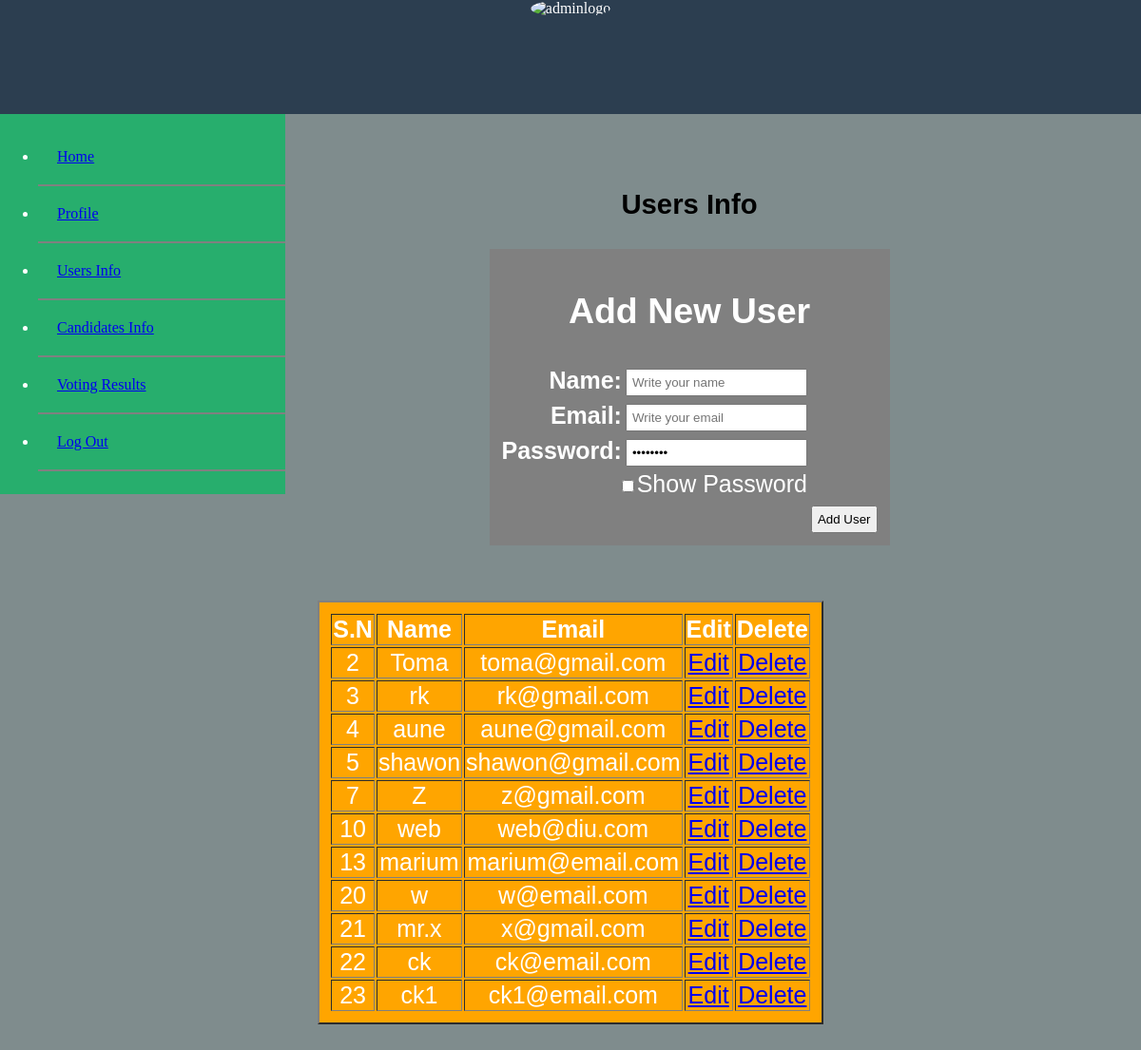
The app's page /usersInfo.php (signed in) with its own data.
### tables this page shows
CREATE TABLE `users` (
  `id` int(100) NOT NULL,
  `name` varchar(100) NOT NULL,
  `pass` varchar(100) NOT NULL,
  `email` varchar(100) NOT NULL
);

### show_data.php (the view)
<!DOCTYPE html>
<?php
$con=mysqli_connect("localhost","root","","voting_system") or die("Connection was not created");
?>
<html>
<body>
<table width="500" bgcolor="orange" border="2">
    <tr>
        <th>S.N</th>
        <th>Name</th>
        <th>Email</th>
        <th>Edit</th>
        <th>Delete</th>
    </tr>
   <?php
        $select="select * from users";
        $run_select=mysqli_query($con,$select);
        while($row=mysqli_fetch_array($run_select)){
            $user_id=$row['id'];
            $user_name=$row['name'];
            $user_email=$row['email'];
    ?>
    <tr align="center">
        <td><?php echo $user_id;?></td>
        <td><?php echo $user_name;?></td>
        <td><?php echo $user_email;?></td>
        <td><a href="usersInfo.php?edit=<?php echo $user_id;?>">Edit</a></td>
        <td><a href="usersInfo.php?delete=<?php echo $user_id;?>">Delete</a></td>
    </tr>
        <?php } ?>
</table>
</body>
</html>

### usersInfo.php (shortened to what this page needs)
<!DOCTYPE html>
<?php
    if(!$_SESSION['admin_email']){
        header("location: login.php");
    }
    else{
?>
<html>
    <head>
    </head>
    <body>
        <div id="header">
           <center><img src="vImage\admn.png" alt="adminlogo" id="AdminLogo"><br/>
        </div>
        <div id="sidebar">
            <ul>
                <li><a href="admin.php" target="_self">Home</a></li>
                <li><a href="profile.php" target="_self">Profile</a></li>
                <li><a href="usersInfo.php" target="_self">Users Info</a></li>
                <li><a href="candidatesInfo.php" target="_self">Candidates Info</a></li>
                <li><a href="result.php" target="_self">Voting Results</a></li>
                <li><a href="logout.php" target="_self">Log Out</a></li>
            </ul>
        </div>
        <div id="data">
            <center><h3>Users Info</h3>
            <?php include('add_user.php')?><br/><br/>
            <?php include('show_data.php'); ?>
            </div>
</html>
<?php } ?>

### add_user.php (shortened to what this page needs)
<!DOCTYPE html>
<html>
<head>
</head>
<body>
    <form method="post" action="sign_up.php" enctype="multipart/form-data">
    <table align="center" bgcolor="gray" width="500">
        <tr align="center">
        <td colspan="8"><h2>Add New User</h2></td>
        </tr>
        <tr>
        <td align="right"><strong>Name:</strong></td>
        <td>
        <input type="text" name="name" placeholder="Write your name" required="required"/><br/>
        </td>
        </tr>
        <tr>
        <td align="right"><strong>Email:</strong></td>
        <td>
        <input type="text" name="email" placeholder="Write your email" required="required"/><br/>
        </td>
        </tr>
        <tr>
        <td align="right"><strong>Password:</strong></td>
        <td>
        <input type="password" name="pass"  value="<?php echo $p='12345678';?>" id="myInput"/><br/>
        </td>
        </tr>
        <tr>
        <td align="right" colspan="2">
        <input type="checkbox" onclick="myFunction()">Show Password</br>
        </td>
        </tr>
        <tr align="center">
        <td colspan="6"></td>
        <td>
        <input type="submit" name="sign" value="Add User"/></br>
        </td>
        </tr>
    </table>
    </form>
</body>
</html>

### usersInfo.php (style rules this page uses)
body { margin:0px; border: 0px; }
#header { width:100%; height:120px; background:#2c3e50; color: white; }
#sidebar { width:300px; height:400px; background:#27ae6D; float:left; }
#data { padding: 50px; height:1000px; background:#7f8c8d; font-family: Helvetica; font-size: 25px; }
#AdminLogo { border-radius: 50%; height: 160px; width: 200px; }
ul li { padding: 20px; border-bottom: 2px solid grey; color: white; }

### add_user.php (style rules this page uses)
table { color:white; padding:10px; width:400px; }
input { padding:5px; }

### records on screen
users: id "2", name "Toma", email "toma@gmail.com"
users: id "3", name "rk", email "rk@gmail.com"
users: id "4", name "aune", email "aune@gmail.com"
users: id "5", name "shawon", email "shawon@gmail.com"
users: id "7", name "Z", email "z@gmail.com"
users: id "10", name "web", email "web@diu.com"
users: id "13", name "marium", email "marium@email.com"
users: id "20", name "w", email "w@email.com"
users: id "21", name "mr.x", email "x@gmail.com"
users: id "22", name "ck", email "ck@email.com"
users: id "23", name "ck1", email "ck1@email.com"
